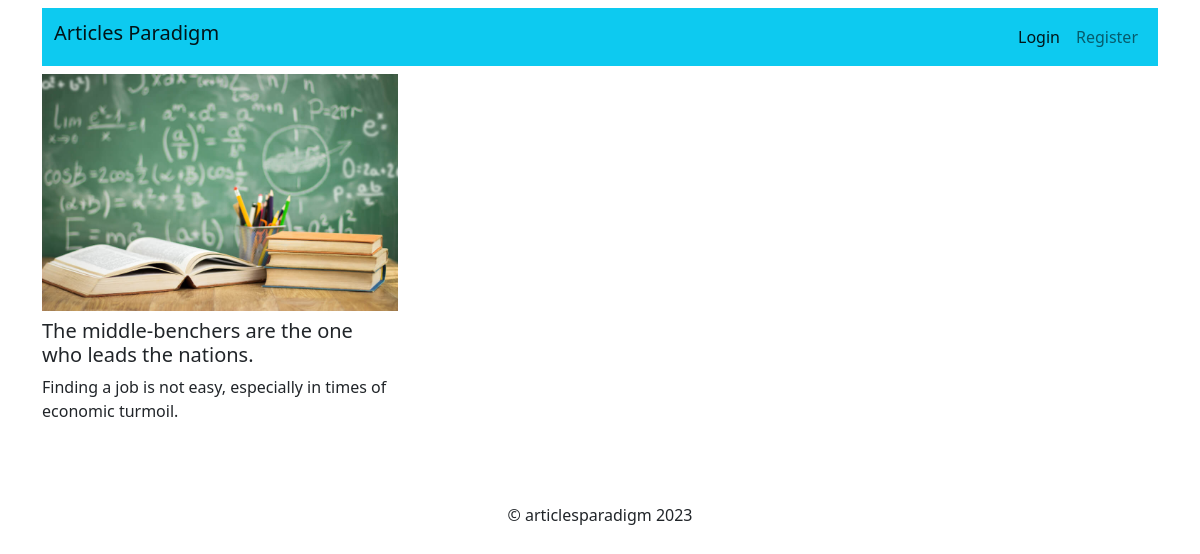
The page /articles/ on the database as committed earlier.
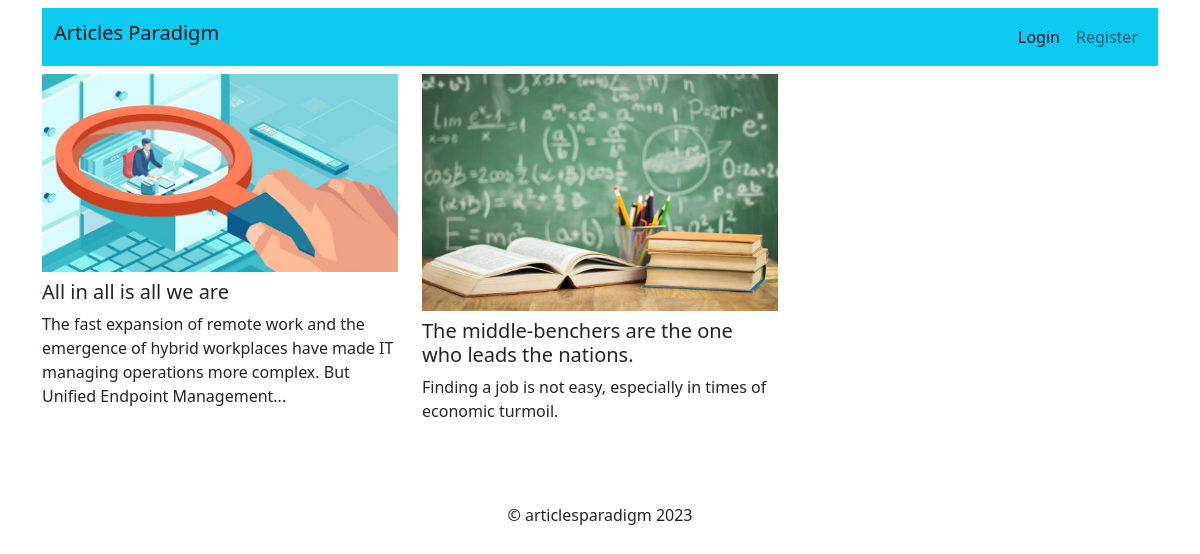
The same page on the database as committed later.
### article/models.py (models this page shows, shortened)
class Post(models.Model):
    category = models.ForeignKey(Category, on_delete=models.CASCADE)
    title = models.CharField(max_length=250)
    author = models.ForeignKey(User, on_delete=models.CASCADE, related_name='blog_authors')
    body = HTMLField()
    excerpt = models.TextField(null=True)
    publish = models.DateTimeField(default=timezone.now)
    created = models.DateTimeField(auto_now_add=True)
    image = models.ImageField(upload_to="pics", null=True, blank=True)
    class Meta:
        ordering = ('-publish',)

### article/views.py (the view)
# urls.py: path('', views.homeview, name='home'),
def homeview(request):
    posts = Post.objects.all()
    return render(request,'article/home.html',{'posts':posts})

### templates/article/home.html (shortened to what this page needs)
{% extends 'base.html' %}
{%load static%}
{% load bootstrap5 %}
{%block bodyblock%}
    <div class="row mt-2">
        {% for object in posts %}
        <div class="col-lg-4 mb-3 article">
           <a href="{% url 'article:detail' pk=object.id %}" class="text-decoration-none text-dark">
            <img src="{{object.image.url}}" class="mb-2 img-fluid"  alt="{{object.title}}">
            <h5>{{object.title}}</h5>
            <p class="fw-light">{{object.excerpt}}</p>
           </a>
        </div>
        {% empty %}
        <p class="text-center p-5 m-5">Nohing's here</p>
        {% endfor %}
    </div>
  </div>
 {%endblock%}

### templates/base.html (shortened to what this page needs)
<!doctype html>
{%load static%}
<html lang="en">
  <head>
    <link rel="stylesheet" href="{%static 'css/style.css'%}">
    <link href="https://cdn.jsdelivr.net/npm/bootstrap@5.2.3/dist/css/bootstrap.min.css" rel="stylesheet">
  </head>
  <body>
 <div class="container-fluid">
    <div class="container mt-2">
        <nav class="navbar navbar-expand-lg bg-info">
            <div class="container-fluid">
              <a class="navbar-brand h6" href="{%url 'article:home'%}">Articles Paradigm</a>
              <div class="collapse navbar-collapse" id="navbarSupportedContent">
                <ul class="navbar-nav ms-auto mb-2 mb-lg-0">
                    {% if request.user.is_authenticated %}
                      <li class="nav-item">
                        <a class="nav-link active" aria-current="page" href="{%url 'article:list' %}">Your Articles</a>
                      </li>
                      <li class="nav-item">
                        <a class="nav-link" href="{% url 'article:add'%}">Add Article</a>
                      </li>
                      <li class="nav-item dropdown">
                        <a class="nav-link dropdown-toggle" href="#" role="button" data-bs-toggle="dropdown" aria-expanded="false">
                          {{request.user.username}}
                        </a>
                        <ul class="dropdown-menu">
                          <li><a class="dropdown-item" href="{%url 'account:logout' %}">Logout</a></li>
                        </ul>
                      </li>
                      {% else%}
                  <li class="nav-item">
                    <a class="nav-link active" aria-current="page" href="{%url 'account:login' %}">Login</a>
                  </li>
                  <li class="nav-item">
                    <a class="nav-link" href="{% url 'account:register'%}">Register</a>
                  </li>
                  {%endif%}
                </ul>
              </div>
            </div>
          </nav>
      {% block bodyblock%}
      {% endblock %}
    </div>
      <footer>
        <p class="pt-5 text-center">&copy; articlesparadigm 2023</p>
      </footer>
  </body>
</html>

### staticfiles/css/style.css (style rules this page uses)
body { font-family: 'Outfit', sans-serif; }

Rows that differ between the two databases and show on the page:
added Post: image (picture), title "All in all is all we are", excerpt "The fast expansion of remote work and the emergence of hybrid workplaces have made IT managing operations more complex. But Unified Endpoint Management..."
